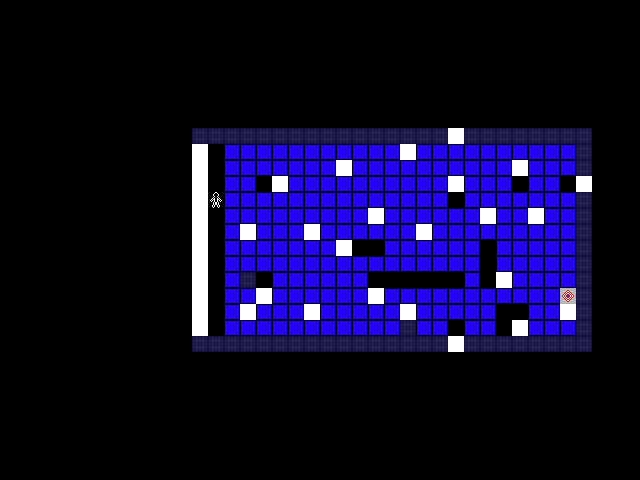

Rendered tile map (Tiled .tmx) drawn with the repository's tilesets; below, a short description and the map source with its tile grids summarised:
An orthogonal 40x30 tile map with 16x16 px tiles, 5 tile layers (tiles, pieces, pieces2, pieces3, ...).

<map version="1.10" tiledversion="1.11.0" orientation="orthogonal" renderorder="right-down" width="40" height="30" tilewidth="16" tileheight="16" infinite="0" nextlayerid="8" nextobjectid="7">
 <tileset firstgid="1" name="tiles" tilewidth="16" tileheight="16" tilecount="81" columns="9">
  <image source="tiles.png" width="144" height="144" />
 </tileset>
 <layer id="1" name="tiles" width="40" height="30">
  <data>[1200 cells, 318 non-empty, 4 distinct tile ids]</data>
 </layer>
 <layer id="2" name="pieces" width="40" height="30">
  <data>[1200 cells, 0 non-empty, 0 distinct tile ids]</data>
 </layer>
 <layer id="6" name="pieces2" width="40" height="30">
  <data>[1200 cells, 0 non-empty, 0 distinct tile ids]</data>
 </layer>
 <layer id="7" name="pieces3" width="40" height="30">
  <data>[1200 cells, 0 non-empty, 0 distinct tile ids]</data>
 </layer>
 <layer id="3" name="actors" width="40" height="30">
  <data>[1200 cells, 1 non-empty, 1 distinct tile ids]</data>
 </layer>
 <objectgroup id="5" name="connectors" />
</map>
